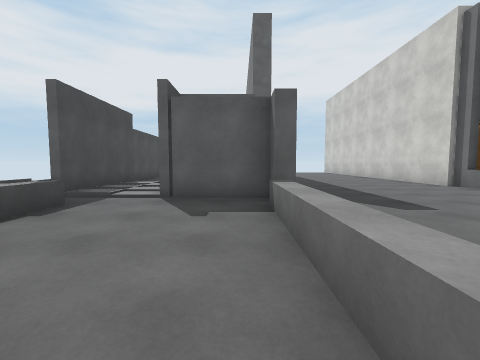
View 1 (above)

16 first-person views from a walk through a Unity game level. The camera is 1.3 m above the floor, tilts 4° down and sees 90° across. The floor is counted in squares, 2 m on a side. Each view is taken from the middle of a square. On the plan, view 1 faces up. The plan holds only what a view shows up to about 9 squares ahead; the rest is blank. The place goes on beyond the plan. The player is left out. Some animated figures are left out. Some surface patterns are stand-ins.

View 2
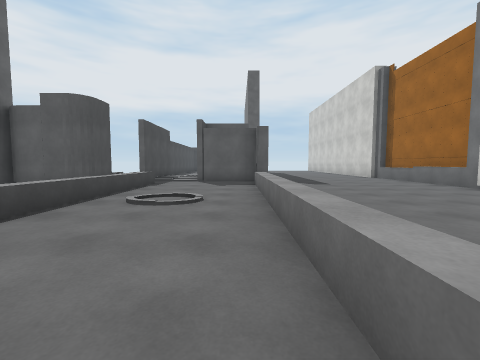

View 3
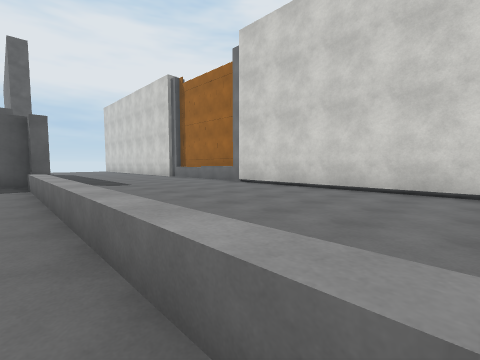

View 4
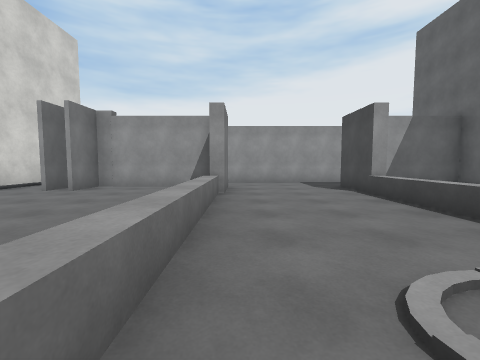

View 5
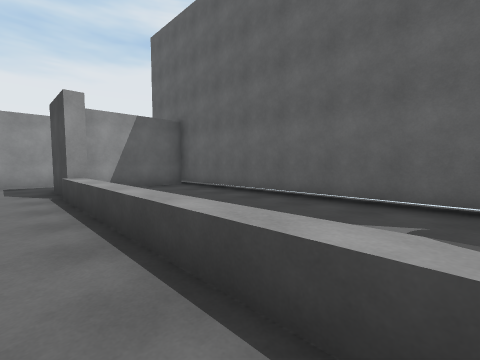

View 6
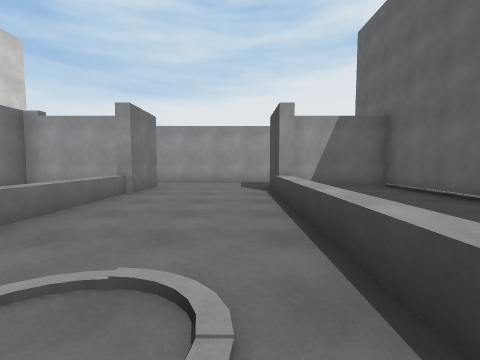

View 7
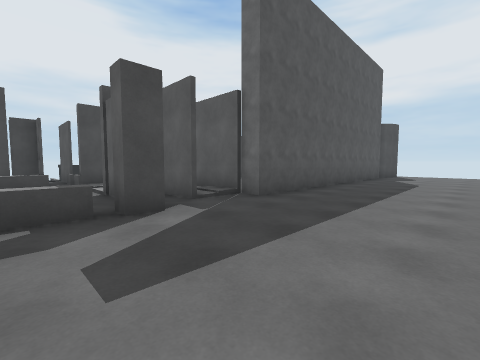

View 8
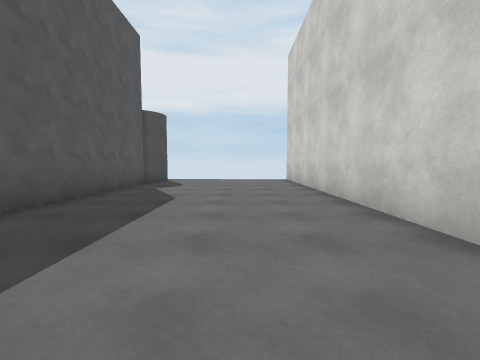

View 9
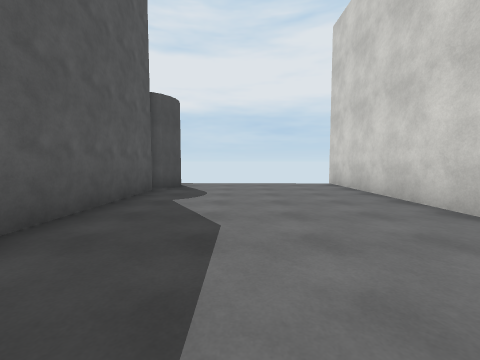

View 10
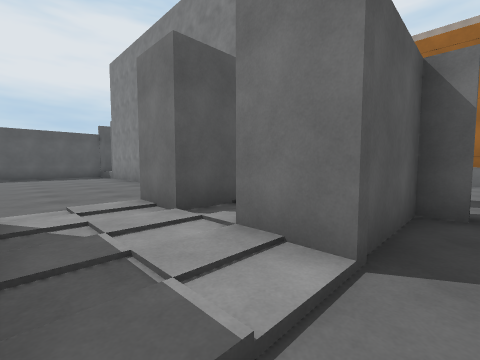

View 11
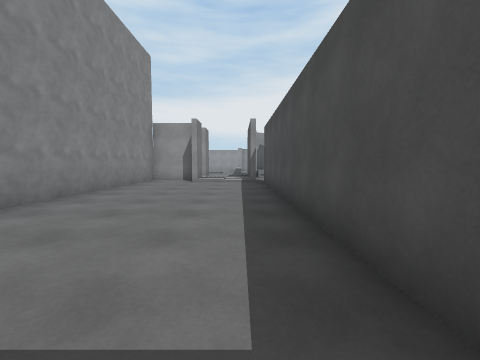

View 12
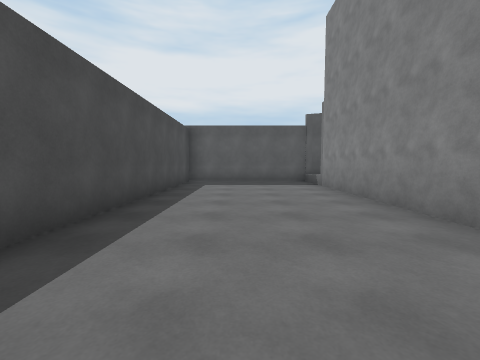

View 13
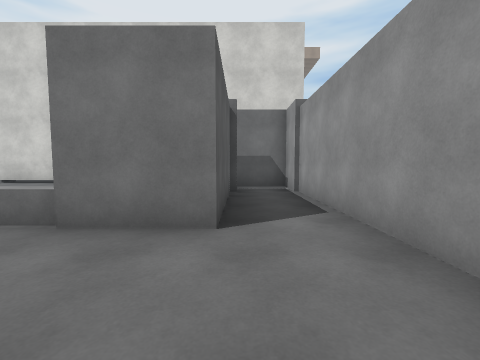

View 14
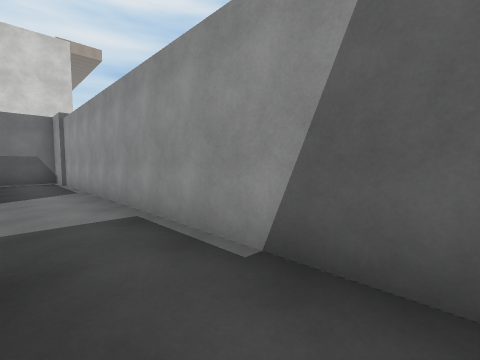

View 15
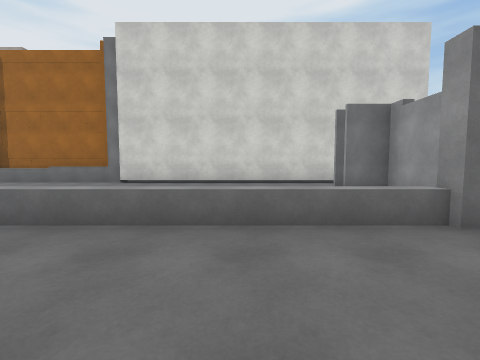

View 16
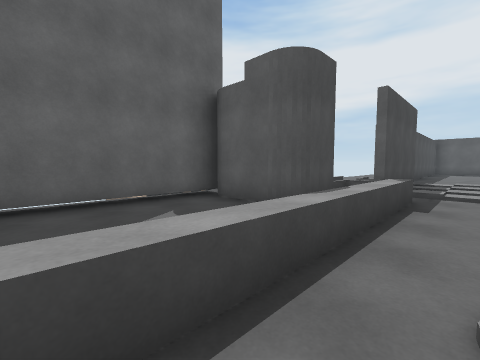

### Floor plan
Key: @ floor where view 1 was taken; # wall or solid block; x gap in a wall; . main floor; : floor 0.25 m higher than the main floor; ^ raised ledge.
Columns run from 6 left of view 1 to 6 right of it. Each row starts with its distance up from view 1.
 17   ######    #
 16   #....#....#
 15   #....#....#
 14   #....#....#
 13   #....#....#
 12   #....#....#
 11   #....#....#
 10   #....#....#
  9   #....#....#
  8   #....#....#
  7   ##:###....#
  6    #:::.....#
  5  ###:###....#
  4 ##.....x....#
  3 ###^...^....#
  2 # #^...^....#
  1 #. ^...^....#
  0 #. ^..@^....#
 -1 #. ^...^....#
 -2 #. ^...^....#
 -3 #. ^...^....#
 -4 #. ^...#....#
 -5 ####...#..#.#
 -6 #......######
 -7  ..........#
 -8  ###########

Where each view was taken, in squares from view 1:
view 1: 0 up, 0 right, facing up
view 2: 4 down, 0 right, facing up
view 3: 4 down, 0 right, facing up-right
view 4: 1 up, 0 right, facing down
view 5: 1 up, 2 left, facing down-left
view 6: 1 up, 2 left, facing down
view 7: 3 up, 4 right, facing up-left
view 8: 7 up, 4 right, facing up
view 9: 9 up, 3 right, facing up
view 10: 4 up, 3 left, facing up-right
view 11: 16 up, 3 left, facing down
view 12: 8 up, 2 left, facing up
view 13: 6 down, 2 left, facing right
view 14: 6 down, 5 left, facing down-right
view 15: 2 down, 2 left, facing right
view 16: 1 down, 2 left, facing up-left
